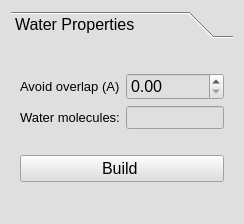
<?xml version="1.0" encoding="UTF-8"?>
<ui version="4.0">
 <class>Form_graphene</class>
 <widget class="QWidget" name="Form_graphene">
  <property name="geometry">
   <rect>
    <x>0</x>
    <y>0</y>
    <width>240</width>
    <height>220</height>
   </rect>
  </property>
  <property name="font">
   <font>
    <stylestrategy>NoAntialias</stylestrategy>
   </font>
  </property>
  <property name="windowTitle">
   <string>Form</string>
  </property>
  <property name="styleSheet">
   <string notr="true">background-color: rgb(223, 223, 223);</string>
  </property>
  <layout class="QGridLayout" name="gridLayout_4">
   <item row="0" column="0">
    <widget class="QToolBox" name="solution_label">
     <property name="minimumSize">
      <size>
       <width>222</width>
       <height>202</height>
      </size>
     </property>
     <property name="maximumSize">
      <size>
       <width>222</width>
       <height>16777215</height>
      </size>
     </property>
     <property name="font">
      <font>
       <pointsize>12</pointsize>
       <weight>50</weight>
       <bold>false</bold>
       <underline>false</underline>
      </font>
     </property>
     <property name="currentIndex">
      <number>0</number>
     </property>
     <widget class="QWidget" name="page">
      <property name="geometry">
       <rect>
        <x>0</x>
        <y>0</y>
        <width>222</width>
        <height>169</height>
       </rect>
      </property>
      <attribute name="label">
       <string>Water Properties</string>
      </attribute>
      <layout class="QGridLayout" name="gridLayout_2">
       <item row="0" column="0">
        <layout class="QGridLayout" name="gridLayout">
         <item row="0" column="0">
          <widget class="QLabel" name="label_avoid_overlap">
           <property name="font">
            <font>
             <pointsize>10</pointsize>
            </font>
           </property>
           <property name="text">
            <string>Avoid overlap (A)</string>
           </property>
          </widget>
         </item>
         <item row="0" column="1">
          <widget class="QDoubleSpinBox" name="SpinBox_avoid_overlap">
           <property name="font">
            <font>
             <pointsize>12</pointsize>
            </font>
           </property>
           <property name="decimals">
            <number>2</number>
           </property>
           <property name="maximum">
            <double>10.000000000000000</double>
           </property>
          </widget>
         </item>
         <item row="2" column="0">
          <widget class="QLabel" name="label_num_water">
           <property name="font">
            <font>
             <pointsize>10</pointsize>
            </font>
           </property>
           <property name="text">
            <string>Water molecules:</string>
           </property>
          </widget>
         </item>
         <item row="2" column="1">
          <widget class="QLineEdit" name="lineEdit_num_water">
           <property name="font">
            <font>
             <pointsize>10</pointsize>
            </font>
           </property>
           <property name="readOnly">
            <bool>true</bool>
           </property>
          </widget>
         </item>
        </layout>
       </item>
       <item row="1" column="0">
        <widget class="QPushButton" name="pushButton_build_solution">
         <property name="font">
          <font>
           <pointsize>12</pointsize>
          </font>
         </property>
         <property name="text">
          <string>Build </string>
         </property>
        </widget>
       </item>
      </layout>
     </widget>
    </widget>
   </item>
  </layout>
 </widget>
 <resources/>
 <connections/>
</ui>
